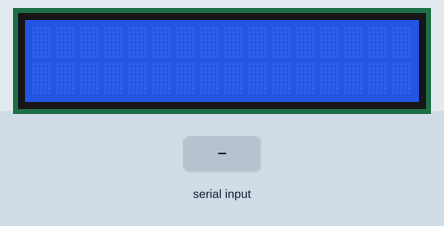
Recording of a sketch running on a simulated Arduino Uno, built with avr-gcc and run on an emulated ATmega328P. Shown: 16×2 character LCD. The test bench sets the inputs (shaded band).

Above: at 1.2 s.
1.3 s: "1" received over Serial
At 2.2 s:
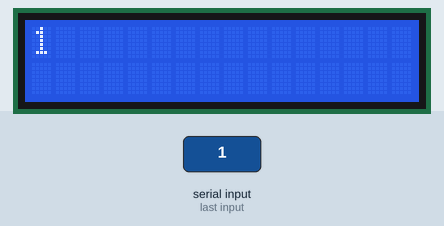
2.9 s: "0" received over Serial
At 3.4 s:
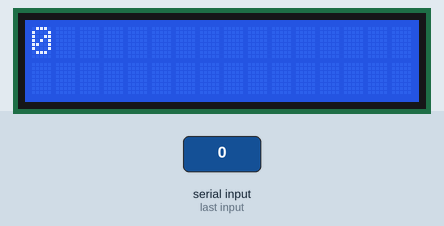
4.5 s: "2" received over Serial
At 5.9 s:
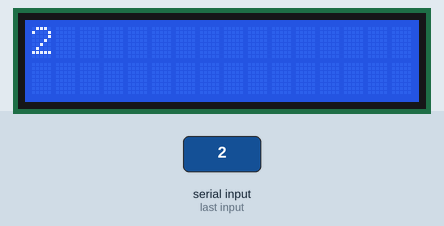
Timing chart, 0 to 7.5 s (numbered marks = the images above; inputs shaded):
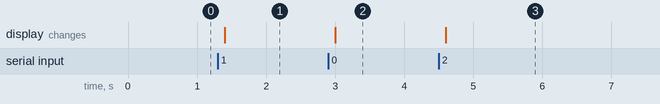

Measured:
- after the input at 1.3 s, the display: changes after 0.10 s (image 1)
- after the input at 2.9 s, the display: changes after 0.10 s (image 2)
- after the input at 4.5 s, the display: changes after 0.10 s (image 3)

The sketch:

LCD_serial_print.ino
```cpp
#include <LiquidCrystal.h>
LiquidCrystal lcd(12,2,4,5,6,7);
void setup() {
  lcd.begin(16,2);
  Serial.begin(9600);
}

void loop() {
  if(Serial.available())
  {
    delay(100);
    lcd.clear();
    while(Serial.available()>0)
    {
      lcd.write(Serial.read());
    }
  }


}
```
